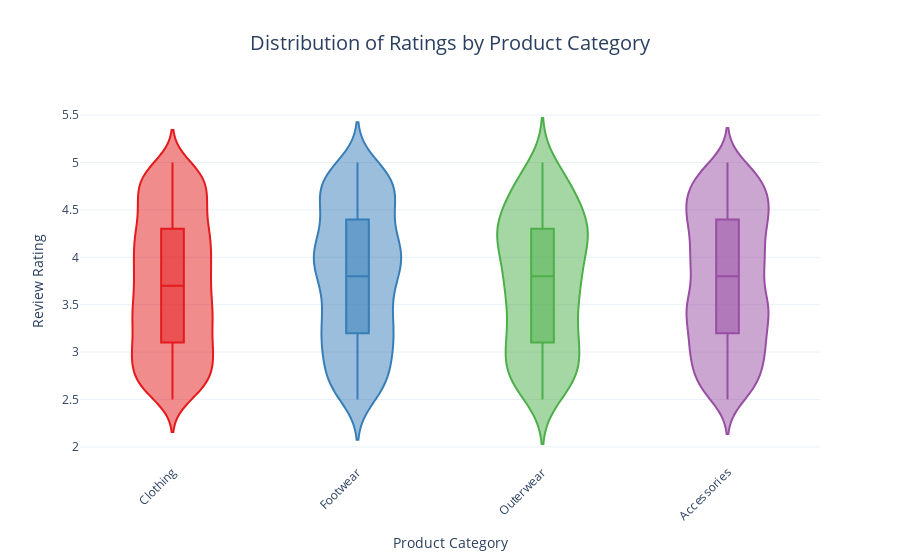

This figure's notebook cell:
### Code cell
fig = px.violin(
    shop,
    x='Category',
    y='Review Rating',
    title='Distribution of Ratings by Product Category',
    labels={'Category': 'Product Category', 'Review Rating': 'Review Rating'},
    box=True,
    template='plotly_white', 
    color='Category', 
    color_discrete_sequence=px.colors.qualitative.Set1  
)

fig.update_layout(
    title_font_size=20,
    title_x=0.5, 
    xaxis_title='Product Category',
    yaxis_title='Review Rating',
    yaxis=dict(showgrid=True, zeroline=True),
    xaxis_tickangle=-45, 
    showlegend=False
)

fig.show()

### Figure 1 — Plotly figure (JSON) as saved in the notebook; plotly's stock layout.template omitted (floating-point values rounded to 4 significant figures; data arrays with more than 128 entries replaced by an {"elided": "..."} marker saying what was removed)
{"data": [{"alignmentgroup": "True", "box": {"visible": true}, "hovertemplate": "Product Category=%{x}<br>Review Rating=%{y}<extra></extra>", "legendgroup": "Clothing", "marker": {"color": "rgb(228,26,28)"}, "name": "Clothing", "offsetgroup": "Clothing", "orientation": "v", "scalegroup": "True", "showlegend": true, "type": "violin", "x": {"elided": "1737 str values"}, "x0": " ", "xaxis": "x", "y": {"elided": "1737 float values"}, "y0": " ", "yaxis": "y"}, {"alignmentgroup": "True", "box": {"visible": true}, "hovertemplate": "Product Category=%{x}<br>Review Rating=%{y}<extra></extra>", "legendgroup": "Footwear", "marker": {"color": "rgb(55,126,184)"}, "name": "Footwear", "offsetgroup": "Footwear", "orientation": "v", "scalegroup": "True", "showlegend": true, "type": "violin", "x": {"elided": "599 str values"}, "x0": " ", "xaxis": "x", "y": {"elided": "599 float values"}, "y0": " ", "yaxis": "y"}, {"alignmentgroup": "True", "box": {"visible": true}, "hovertemplate": "Product Category=%{x}<br>Review Rating=%{y}<extra></extra>", "legendgroup": "Outerwear", "marker": {"color": "rgb(77,175,74)"}, "name": "Outerwear", "offsetgroup": "Outerwear", "orientation": "v", "scalegroup": "True", "showlegend": true, "type": "violin", "x": {"elided": "324 str values"}, "x0": " ", "xaxis": "x", "y": {"elided": "324 float values"}, "y0": " ", "yaxis": "y"}, {"alignmentgroup": "True", "box": {"visible": true}, "hovertemplate": "Product Category=%{x}<br>Review Rating=%{y}<extra></extra>", "legendgroup": "Accessories", "marker": {"color": "rgb(152,78,163)"}, "name": "Accessories", "offsetgroup": "Accessories", "orientation": "v", "scalegroup": "True", "showlegend": true, "type": "violin", "x": {"elided": "1240 str values"}, "x0": " ", "xaxis": "x", "y": {"elided": "1240 float values"}, "y0": " ", "yaxis": "y"}], "layout": {"legend": {"title": {"text": "Product Category"}, "tracegroupgap": 0}, "showlegend": false, "title": {"font": {"size": 20}, "text": "Distribution of Ratings by Product Category", "x": 0.5}, "violinmode": "overlay", "xaxis": {"anchor": "y", "categoryarray": ["Clothing", "Footwear", "Outerwear", "Accessories"], "categoryorder": "array", "domain": [0, 1], "tickangle": -45, "title": {"text": "Product Category"}}, "yaxis": {"anchor": "x", "domain": [0, 1], "showgrid": true, "title": {"text": "Review Rating"}, "zeroline": true}}}
